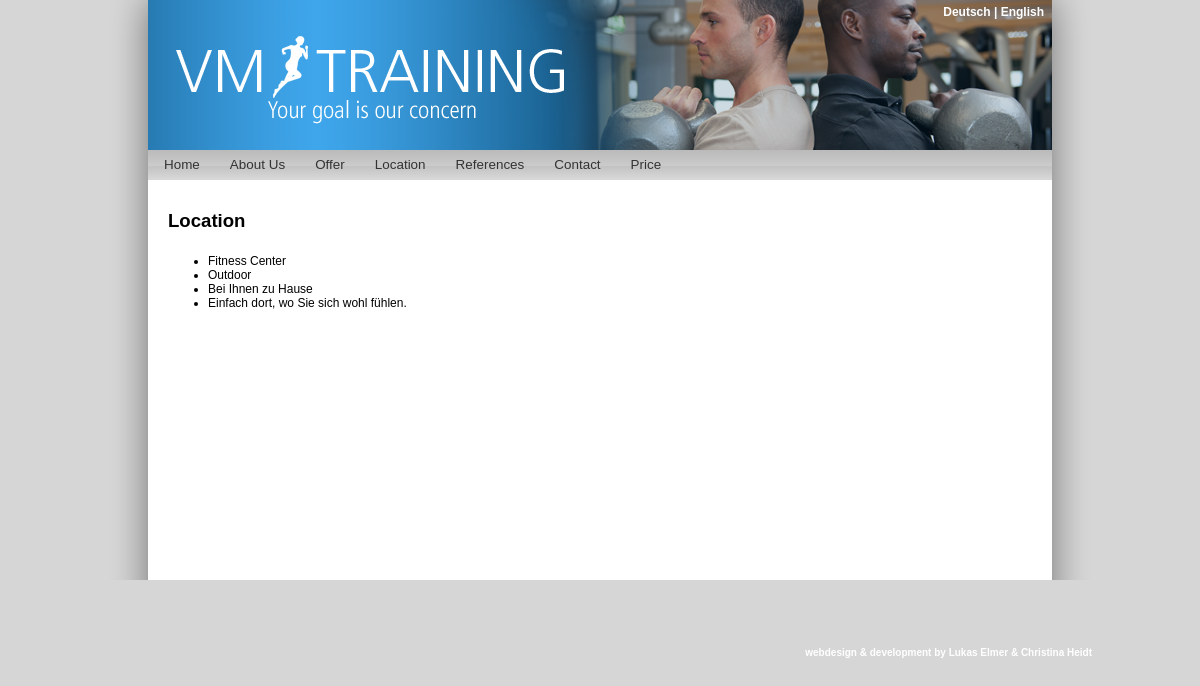
Page /?action=location&ln=en on the committed database.
### tables this page shows
CREATE TABLE IF NOT EXISTS `cms_content` (
  `id` int(11) NOT NULL AUTO_INCREMENT,
  `title` varchar(255) NOT NULL,
  `cms_key` varchar(255) NOT NULL,
  `content` text NOT NULL,
  PRIMARY KEY (`id`)
);

### system/lib/load.php (called while the page is built, shortened)
<?php
require 'request.php';
?>

### index.php (called while the page is built)
<?
include 'system/lib/load.php';
?>

### system/lib/models/db.php (called while the page is built, shortened)
<?php
class DbClass {
    function select($query) {
        $res = mysql_query($query);
        $objects = Array();
        while ($object = mysql_fetch_object($res)) {
            $objects[] = $object;
        }
        return $objects;
    }
    function select_first($query) {
        $objects = $this->select($query);
        return $objects[0];
    }
    function select_by_attribute($table, $attribute, $value) {
        return $this->select_first("select * from $table where $attribute = \"" . $value . "\"");
    }
}
$DB = new DbClass();
?>

### system/sites/en/location.php (the view)
<h1><? echo $cms_content->title ?></h1>
<? echo $cms_content->content ?>

### public/stylesheets/base.css (style rules this page uses)
html { font-size:100.01% }
body { margin:0; font:12px Verdana, Arial, sans-serif; font-size:0.75em; background-color: #d6d6d6; }
a { xxxcolor:#00763B; color:#222; }
h1 { font-size: 1.55em; }
h1, h2, h3 { margin: 0; padding: 10px 0 10px 0; }
.navi ul li { float: left; list-style-type: none; xxxmargin: 3px 15px 0 15px; margin: 0; padding: 6px 15px 0 15px; xxxbackground: url(/public/images/background_navi.png); height: 24px; cursor: pointer; }
.navi ul li a { color: #333; text-decoration: none; font-size: 1.12em; }

### rows in the picture
cms_content: title "Location", content "Fitness Center Outdoor Bei Ihnen zu Hause Einfach dort, wo Sie sich wohl fühlen."
